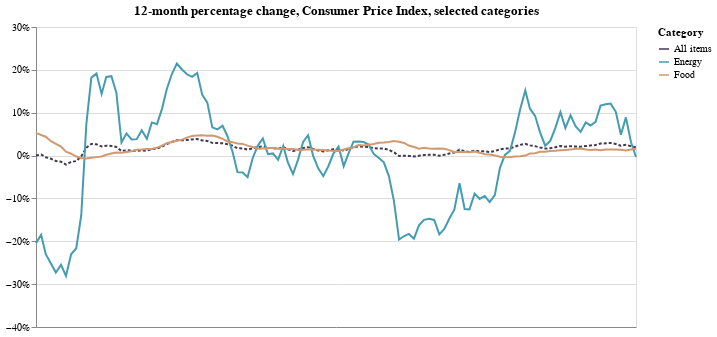

Notebook source saved alongside this figure:
### Code cell
base = alt.Chart(
    three_cats,
    title="12-month percentage change, Consumer Price Index, selected categories"
).encode(
    x=alt.X(
        "date:T",
        timeUnit="yearmonth",
        axis=alt.Axis(
            title=None,
            labelAngle=0,
            grid=False,
            # A truly gnarly hack from https://github.com/altair-viz/altair/issues/187
            values=list(pd.to_datetime([
                '2008-11-01',
                '2010-11-01',
                '2012-11-01',
                '2014-11-01',
                '2016-11-01',
                '2018-11-01'
            ]).astype(int) / 10 ** 6)
        ),
    ),
    y=alt.Y(
        "pct_change:Q",
        axis=alt.Axis(title=None, format='%'),
        scale=alt.Scale(domain=[-0.4, 0.3])
    ),
    color=alt.Color(
        "series_items_name:N",
        legend=alt.Legend(title="Category"),
        scale=alt.Scale(range=["#423a51", "#449cb0", "#d09972"])
    )
)

all_items = base.transform_filter(
    alt.datum.series_items_name == 'All items'
).mark_line(strokeDash=[3, 2])

other_items = base.transform_filter(
    alt.datum.series_items_name != 'All items'
).mark_line()

(all_items + other_items).properties(width=600)

### Figure 1 — Vega-Lite specification as saved in the notebook (floating-point values rounded to 4 significant figures; data arrays with more than 128 entries replaced by an {"elided": "..."} marker saying what was removed)
{"$schema": "https://vega.github.io/schema/vega-lite/v2.4.3.json", "config": {"view": {"height": 300, "width": 400}}, "layer": [{"data": {"values": {"elided": "360 records"}}, "encoding": {"color": {"field": "series_items_name", "legend": {"title": "Category"}, "scale": {"range": ["#423a51", "#449cb0", "#d09972"]}, "type": "nominal"}, "x": {"axis": {"grid": false, "labelAngle": 0, "title": null, "values": [1225497600000, 1288569600000, 1351728000000, 1414800000000, 1477958400000, 1541030400000]}, "field": "date", "timeUnit": "yearmonth", "type": "temporal"}, "y": {"axis": {"format": "%", "title": null}, "field": "pct_change", "scale": {"domain": [-0.4, 0.3]}, "type": "quantitative"}}, "mark": {"strokeDash": [3, 2], "type": "line"}, "title": "12-month percentage change, Consumer Price Index, selected categories", "transform": [{"filter": "(datum.series_items_name === 'All items')"}]}, {"data": {"values": {"elided": "360 records"}}, "encoding": {"color": {"field": "series_items_name", "legend": {"title": "Category"}, "scale": {"range": ["#423a51", "#449cb0", "#d09972"]}, "type": "nominal"}, "x": {"axis": {"grid": false, "labelAngle": 0, "title": null, "values": [1225497600000, 1288569600000, 1351728000000, 1414800000000, 1477958400000, 1541030400000]}, "field": "date", "timeUnit": "yearmonth", "type": "temporal"}, "y": {"axis": {"format": "%", "title": null}, "field": "pct_change", "scale": {"domain": [-0.4, 0.3]}, "type": "quantitative"}}, "mark": "line", "title": "12-month percentage change, Consumer Price Index, selected categories", "transform": [{"filter": "(datum.series_items_name !== 'All items')"}]}], "width": 600}
